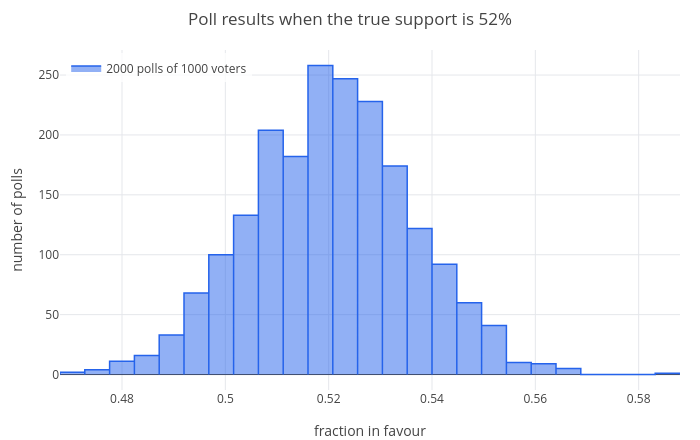

Notebook source saved alongside this figure:
### Markdown cell above
## 4. Proportions and the margin of error

A poll asks yes-or-no questions, and the fraction of yeses is an average of zeros and ones. If the true support is
$p$, one answer has mean $p$ and standard deviation $\sqrt{p(1 - p)}$, so a poll of $n$ people has standard error
$\sqrt{p(1 - p)/n}$. Simulate 2000 polls of 1000 voters when the true support is 52%:

### Code cell
v = randbin(1000, 0.52, 2000)/1000;
[eval(std(v)), eval(sqrt(0.52*0.48/1000))]
p = hist(v, 25);
labels(title(legend(p, "2000 polls of 1000 voters"), "Poll results when the true support is 52%"), "fraction in favour", "number of polls")

### Figure 1 — Plotly figure (JSON) as saved in the notebook; plotly's stock layout.template omitted (floating-point values rounded to 4 significant figures)
{"data": [{"fill": "toself", "line": {"color": "#2563eb", "width": 1.5}, "mode": "lines", "name": "2000 polls of 1000 voters", "type": "scatter", "x": [0.468, 0.468, 0.4728, 0.4728, 0.4728, 0.4776, 0.4776, 0.4776, 0.4824, 0.4824, 0.4824, 0.4872, 0.4872, 0.4872, 0.492, 0.492, 0.492, 0.4968, 0.4968, 0.4968, 0.5016, 0.5016, 0.5016, 0.5064, 0.5064, 0.5064, 0.5112, 0.5112, 0.5112, 0.516, 0.516, 0.516, 0.5208, 0.5208, 0.5208, 0.5256, 0.5256, 0.5256, 0.5304, 0.5304, 0.5304, 0.5352, 0.5352, 0.5352, 0.54, 0.54, 0.54, 0.5448, 0.5448, 0.5448, 0.5496, 0.5496, 0.5496, 0.5544, 0.5544, 0.5544, 0.5592, 0.5592, 0.5592, 0.564, 0.564, 0.564, 0.5688, 0.5688, 0.5688, 0.5736, 0.5736, 0.5736, 0.5784, 0.5784, 0.5784, 0.5832, 0.5832, 0.5832, 0.588, 0.588, null], "y": [0, 2, 2, 0, 4, 4, 0, 11, 11, 0, 16, 16, 0, 33, 33, 0, 68, 68, 0, 100, 100, 0, 133, 133, 0, 204, 204, 0, 182, 182, 0, 258, 258, 0, 247, 247, 0, 228, 228, 0, 174, 174, 0, 122, 122, 0, 92, 92, 0, 60, 60, 0, 41, 41, 0, 10, 10, 0, 9, 9, 0, 5, 5, 0, 0, 0, 0, 0, 0, 0, 0, 0, 0, 1, 1, 0, null]}], "layout": {"height": 440, "legend": {"bgcolor": "rgba(255,255,255,0.8)", "x": 0.01, "xanchor": "left", "y": 0.99, "yanchor": "top"}, "margin": {"b": 50, "l": 60, "r": 20, "t": 50}, "showlegend": true, "title": {"text": "Poll results when the true support is 52%"}, "width": 700, "xaxis": {"title": {"text": "fraction in favour"}, "zeroline": true}, "yaxis": {"range": [-12.9, 270.9], "title": {"text": "number of polls"}, "zeroline": true}}}
